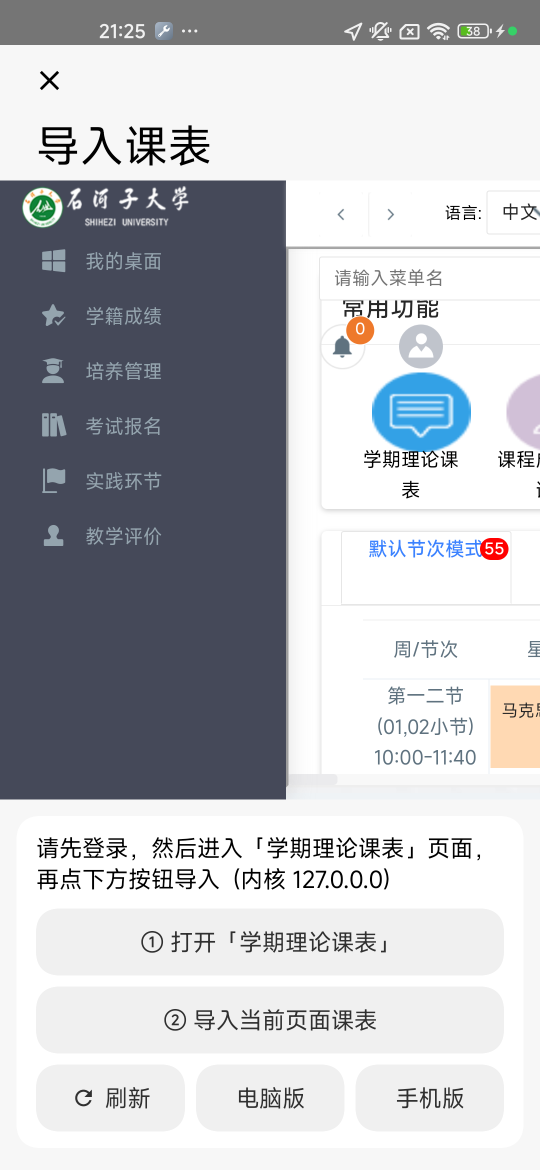
#> input picture _p3.png, 1080 x 2340 px (shown at 1/2 size)
$ python blurstat.py ../../_p3.png 5
#> lines starting #> are read from the running program, lines starting #| are printed output that depends on the picture
import sys
import numpy as np
from PIL import Image

path = sys.argv[1]
BART = int(sys.argv[2]) if len(sys.argv) > 2 else 2885

img = np.asarray(Image.open(path).convert("RGB")).astype(np.int32)
H, W, _ = img.shape
#> H = 2340; W = 1080
print(f"== {path}  {W}x{H}  barTop={BART}")
#| == ../../_p3.png  1080x2340  barTop=5

def stats(y0, y1, label):
    blk = img[y0:y1]
    g = blk.mean(axis=2)
    dx = np.abs(np.diff(g, axis=1)).mean()
    dy = np.abs(np.diff(g, axis=0)).mean()
    uniq = len(np.unique(blk.reshape(-1, 3), axis=0))
    print(f"  {label} y[{y0},{y1}) mean={g.mean():7.2f} std={g.std():6.2f} "
          f"dx={dx:6.3f} dy={dy:6.3f} uniq={uniq}")

h = H - BART
#> h = 2335
stats(max(0, BART - h), BART, "above")
#> in stats, `dx = np.abs(np.diff(g, axis=1)).mean()`: dx = 0
#> in stats, `uniq = len(np.unique(blk.reshape(-1, 3), axis=0))`: uniq = 1
#|   above y[0,5) mean= 117.00 std=  0.00 dx= 0.000 dy= 0.000 uniq=1
stats(BART, H, "bar  ")
#> call 2 of stats, with y0 = 5, y1 = 2340, label = 'bar  '
#> in stats (call 2), `blk = img[y0:y1]`:
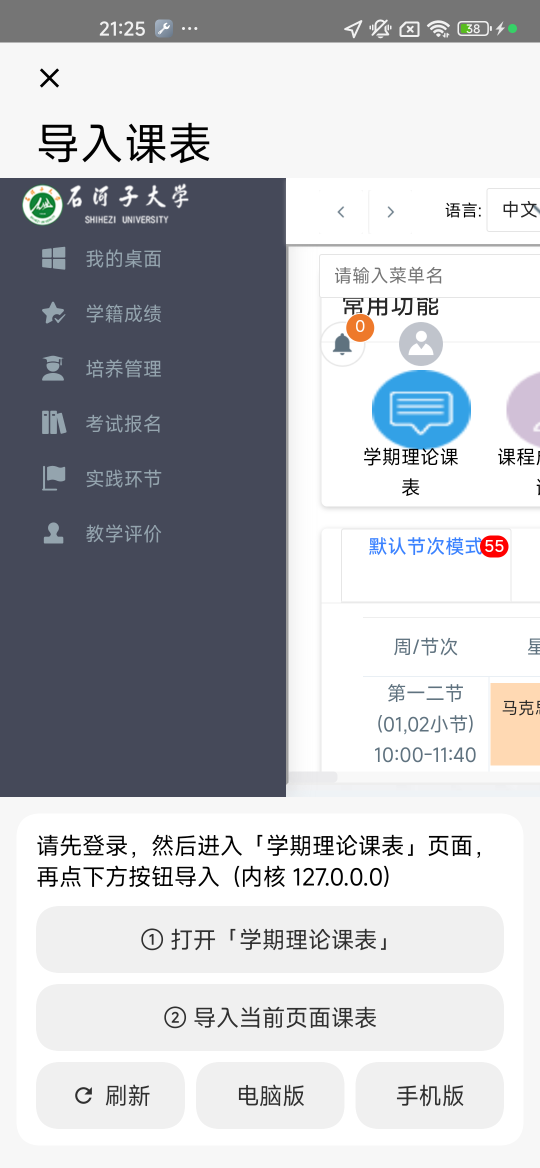
#> blk: shape (2335, 1080, 3) int32 (shown at 1/2 size); mean R, G, B 187.3, 189.2, 194
#> in stats (call 2), `g = blk.mean(axis=2)`:
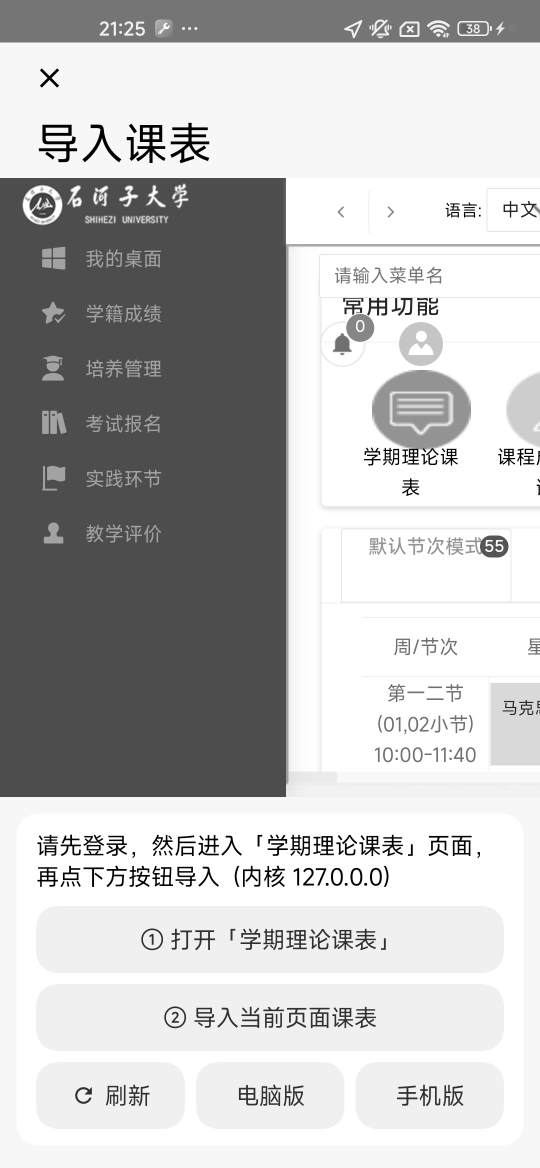
#> g: shape (2335, 1080) float64 (shown at 1/2 size); min 0, max 255, mean 190.2
#> in stats (call 2), `dx = np.abs(np.diff(g, axis=1)).mean()`: dx = 2.14
#> in stats (call 2), `dy = np.abs(np.diff(g, axis=0)).mean()`: dy = 2.57
#> in stats (call 2), `uniq = len(np.unique(blk.reshape(-1, 3), axis=0))`: uniq = 6206
#|   bar   y[5,2340) mean= 190.17 std= 80.05 dx= 2.135 dy= 2.569 uniq=6206

bar = img[BART:H]
mag = ((bar[:, :, 0] > 200) & (bar[:, :, 1] < 90) & (bar[:, :, 2] > 200)).sum()
#> mag = 0
print(f"  magenta px in bar: {mag} / {(H - BART) * W}")
#|   magenta px in bar: 0 / 2521800

g = bar.mean(axis=2)
print("  row profile:")
for i in range(0, g.shape[0], 40):
    row = g[i]
    print(f"    row+{i:4d}  mean={row.mean():7.2f} std={row.std():6.2f} "
          f"min={row.min():6.1f} max={row.max():6.1f}")
#> this loop made 59 passes
#|     row+   0  mean= 117.00 std=  0.00 min= 117.0 max= 117.0
#|     row+  40  mean= 120.45 std= 16.72 min= 117.0 max= 241.0
#|     row+  80  mean= 117.00 std=  0.00 min= 117.0 max= 117.0
#|     row+ 120  mean= 247.00 std=  0.00 min= 247.0 max= 247.0
#|     row+ 160  mean= 243.45 std= 28.47 min=   0.0 max= 247.0
#|     row+ 200  mean= 247.00 std=  0.00 min= 247.0 max= 247.0
#|     row+ 240  mean= 247.00 std=  0.00 min= 247.0 max= 247.0
#|     row+ 280  mean= 226.62 std= 66.10 min=   0.0 max= 247.0
#> (further printed lines are left out)
